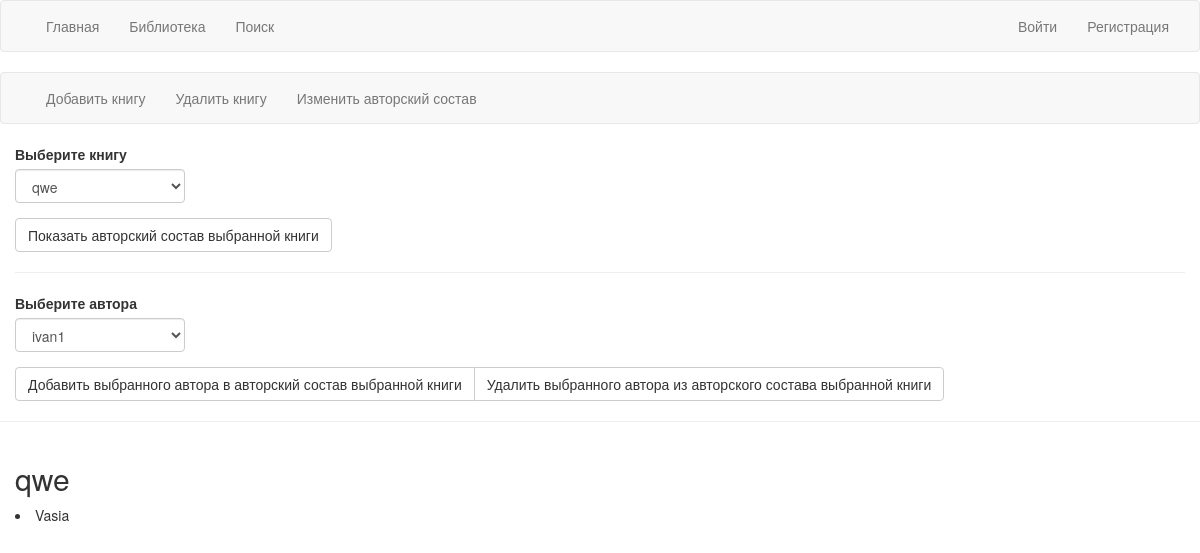
/editbook, run on an earlier commit of the app's database.
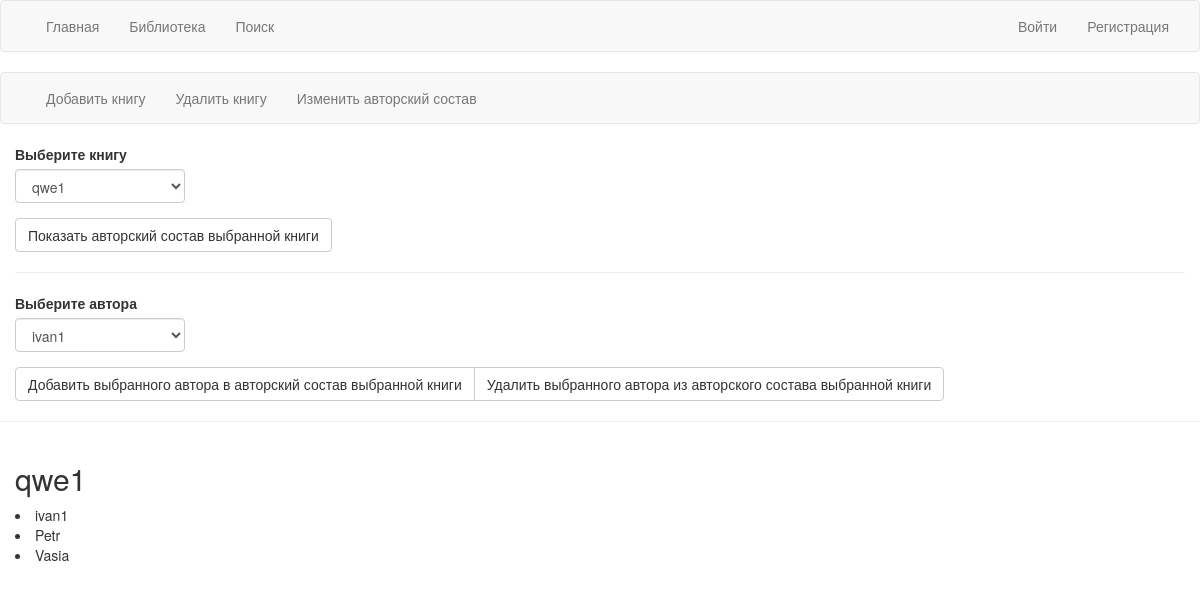
And on a later commit of the database.
### models.py (models this page shows, shortened)
class Book(dbs.Model):
    __tablename__ = 'book'
    id = dbs.Column(dbs.Integer, primary_key=True)
    bookname = dbs.Column(dbs.String(50), unique=True)
    authors = dbs.relationship('Author', secondary=books_authors, lazy='subquery', backref=dbs.backref('books', lazy=True))

class Author(dbs.Model):
    __tablename__ = 'author'
    id = dbs.Column(dbs.Integer, primary_key=True)
    authorname = dbs.Column(dbs.String(50), unique=True)

### views.py (the view, shortened to what this page needs)
@app.route("/editbook", methods=['GET', 'POST'])
def bookedit():
    form = BookEditForm()
    form.list_of_books.choices = [(book.id, book.bookname) for book in Book.query.all()]
    form.list_of_authors.choices = [(author.id, author.authorname) for author in Author.query.all()]
    book = Book.query.all()[0]
    return render_template('editing.html',
                           form=form,
                           user=current_user,
                           book=book)

### forms.py
class BookEditForm(Form):
    list_of_books = SelectField(u'Выберите книгу', coerce=int, validators=[Required()])
    list_of_authors = SelectField(u'Выберите автора', coerce=int, validators=[Required()])

### templates/editing.html (shortened to what this page needs)
{%  import "bootstrap/wtf.html" as wtf %}
{% extends "bookpreedit.html" %}
{% block contentt %}
    <div class="container-fluid">
        <form action="" method="post" name="edit">
            <div class="row">
            <div class="col-md-2">
                {{ wtf.form_field(form.list_of_books) }}
                    <input type="submit" class="btn btn-default" name="submit" value="Показать авторский состав выбранной книги">
            </div>
            </div>
        <hr>
            <div class="row">
            <div class="col-md-2">
                {{ wtf.form_field(form.list_of_authors) }}
            </div>
            </div>
                <div class="btn-group">
                <input type="submit" class="btn btn-default" name="submit" value="Добавить выбранного автора в авторский состав выбранной книги">
                <input type="submit" class="btn btn-default" name="submit" value="Удалить выбранного автора из авторского состава выбранной книги">
                </div>
        </form>
    </div>
    <hr>
<div class="container-fluid">
    <div><h2>{{book.bookname}}</h2></div>
    {% for author in book.authors %}
        <div>  <li>{{ author.authorname }}</li></div>
    {% endfor %}
    </div>
{% endblock%}

What changed in the data, as far as the page shows it:
removed Book: bookname "qwe"
now on this page (row unchanged): Book: bookname "qwe1"
now on this page (row unchanged): Author: authorname "ivan1"
now on this page (row unchanged): Author: authorname "Petr"
Also different on the page:
form field list_of_books: "qwe" → "qwe1"
